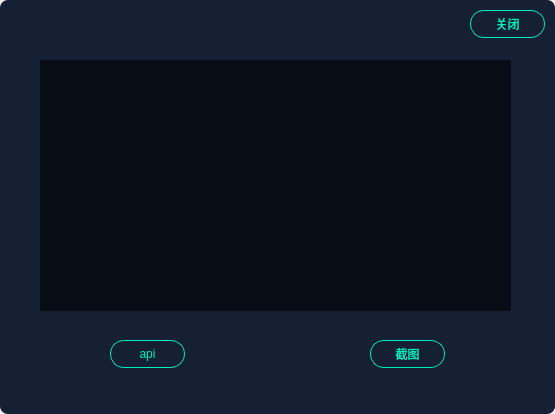
<?xml version="1.0" encoding="UTF-8"?>
<ui version="4.0">
 <class>ScreenshotClass</class>
 <widget class="QWidget" name="ScreenshotClass">
  <property name="geometry">
   <rect>
    <x>0</x>
    <y>0</y>
    <width>555</width>
    <height>414</height>
   </rect>
  </property>
  <property name="windowTitle">
   <string>Screenshot</string>
  </property>
  <layout class="QVBoxLayout" name="verticalLayout">
   <property name="spacing">
    <number>0</number>
   </property>
   <property name="leftMargin">
    <number>0</number>
   </property>
   <property name="topMargin">
    <number>0</number>
   </property>
   <property name="rightMargin">
    <number>0</number>
   </property>
   <property name="bottomMargin">
    <number>0</number>
   </property>
   <item>
    <widget class="QFrame" name="frame">
     <property name="styleSheet">
      <string notr="true">#frame
{
	background: #152034;
	border-radius: 8px;
}

QPushButton
{
	border-radius: 14px;
	border: 1px solid #01EEC3;
	font-size: 12px;
	font-family: 微软雅黑;
	color: #01EEC3;
}</string>
     </property>
     <property name="frameShape">
      <enum>QFrame::StyledPanel</enum>
     </property>
     <property name="frameShadow">
      <enum>QFrame::Raised</enum>
     </property>
     <widget class="QPushButton" name="pushButton_newScreen">
      <property name="geometry">
       <rect>
        <x>110</x>
        <y>340</y>
        <width>75</width>
        <height>28</height>
       </rect>
      </property>
      <property name="cursor">
       <cursorShape>PointingHandCursor</cursorShape>
      </property>
      <property name="text">
       <string>api</string>
      </property>
     </widget>
     <widget class="QPushButton" name="pushButton_screen">
      <property name="geometry">
       <rect>
        <x>370</x>
        <y>340</y>
        <width>75</width>
        <height>28</height>
       </rect>
      </property>
      <property name="cursor">
       <cursorShape>PointingHandCursor</cursorShape>
      </property>
      <property name="text">
       <string>截图</string>
      </property>
     </widget>
     <widget class="QPushButton" name="pushButton_close">
      <property name="geometry">
       <rect>
        <x>470</x>
        <y>10</y>
        <width>75</width>
        <height>28</height>
       </rect>
      </property>
      <property name="cursor">
       <cursorShape>PointingHandCursor</cursorShape>
      </property>
      <property name="text">
       <string>关闭</string>
      </property>
     </widget>
     <widget class="QLabel" name="label_image">
      <property name="geometry">
       <rect>
        <x>40</x>
        <y>60</y>
        <width>471</width>
        <height>251</height>
       </rect>
      </property>
      <property name="styleSheet">
       <string notr="true">background-color: rgba(0, 0, 0, 0.6);</string>
      </property>
      <property name="text">
       <string/>
      </property>
     </widget>
    </widget>
   </item>
  </layout>
 </widget>
 <layoutdefault spacing="6" margin="11"/>
 <resources>
  <include location="Screenshot.qrc"/>
 </resources>
 <connections/>
</ui>
